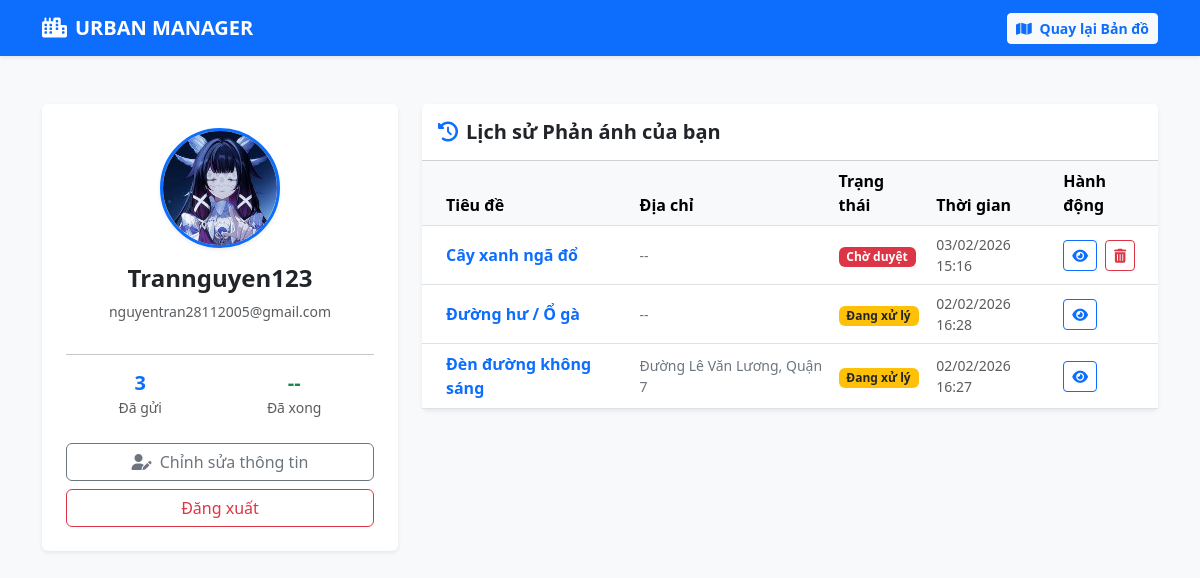
/ho-so-cua-toi/ (signed in), run on the app's committed database.
### maps/models.py (models this page shows, shortened)
class Profile(models.Model):
    user = models.OneToOneField(User, on_delete=models.CASCADE, related_name='profile')
    so_dien_thoai = models.CharField(max_length=15, blank=True, null=True, verbose_name="Số điện thoại")
    avatar = models.ImageField(upload_to='avatars/', default='avatars/default.png', blank=True, null=True, verbose_name="Ảnh đại diện")

class PhanAnh(models.Model):
    tieu_de = models.CharField(max_length=200, verbose_name="Tiêu đề")
    mo_ta = models.TextField(verbose_name="Mô tả chi tiết")
    dia_chi = models.CharField(max_length=255, blank=True, null=True, verbose_name="Địa chỉ/Tên đường")
    du_lieu_toa_do = models.TextField(verbose_name="Danh sách tọa độ")
    hinh_anh = models.ImageField(upload_to='hien_truong/', blank=True, null=True, verbose_name="Ảnh hiện trường")
    thoi_gian = models.DateTimeField(auto_now_add=True, verbose_name="Thời gian gửi")
    TRANG_THAI_CHOICES = [
        ('cho_duyet', 'Chờ duyệt'),
        ('dang_xu_ly', 'Đang xử lý'),
        ('da_xu_ly', 'Đã xử lý xong'),
    ]
    trang_thai = models.CharField(max_length=20, choices=TRANG_THAI_CHOICES, default='cho_duyet', verbose_name="Trạng thái")
    nguoi_gui = models.ForeignKey(User, on_delete=models.SET_NULL, null=True, blank=True)
    class Meta:
        verbose_name = "Tin Phản Ánh"
        verbose_name_plural = "Danh sách Phản Ánh"

### maps/views.py (the view)
# urls.py: path('ho-so-cua-toi/', views.profile, name='profile'),
@login_required
def profile(request):
    danh_sach = PhanAnh.objects.filter(nguoi_gui=request.user).order_by('-id')
    context = {
        'user': request.user,
        'danh_sach': danh_sach,
        'tong_so': danh_sach.count()
    }
    return render(request, 'maps/profile.html', context)

### maps/templates/maps/profile.html (shortened to what this page needs)
<!DOCTYPE html>
<html lang="vi">
<head>
    <link href="https://cdn.jsdelivr.net/npm/bootstrap@5.3.0/dist/css/bootstrap.min.css" rel="stylesheet">
    <link rel="stylesheet" href="https://cdnjs.cloudflare.com/ajax/libs/font-awesome/6.4.0/css/all.min.css">
</head>
<body class="bg-light">
    <nav class="navbar navbar-expand-lg navbar-dark bg-primary shadow-sm">
        <div class="container">
            <a class="navbar-brand fw-bold" href="{% url 'home' %}"><i class="fas fa-city me-2"></i>URBAN MANAGER</a>
            <div class="ms-auto">
                <a href="{% url 'map_home' %}" class="btn btn-light btn-sm fw-bold text-primary">
                    <i class="fas fa-map me-1"></i> Quay lại Bản đồ
                </a>
            </div>
        </div>
    </nav>
    <div class="container py-5">
        <div class="row">
            <div class="col-md-4 mb-4">
                <div class="card border-0 shadow-sm text-center p-4">
                    <div class="mb-3 d-flex justify-content-center">
                        {% if user.profile.avatar %}
                            <img src="{{ user.profile.avatar.url }}" class="rounded-circle border border-3 border-primary shadow-sm" style="width: 120px; height: 120px; object-fit: cover;">
                        {% else %}
                            <div class="rounded-circle bg-primary text-white d-flex align-items-center justify-content-center mx-auto shadow-sm" style="width: 120px; height: 120px; font-size: 50px;">
                                {{ user.username|slice:":1"|upper }}
                            </div>
                        {% endif %}
                    </div>
                    <h4 class="fw-bold">{{ user.username }}</h4>
                    <p class="text-muted small">{{ user.email|default:"Chưa cập nhật email" }}</p>
                    <hr>
                    <div class="d-flex justify-content-around text-center">
                        <div>
                            <h5 class="fw-bold text-primary mb-0">{{ tong_so }}</h5>
                            <small class="text-muted">Đã gửi</small>
                        </div>
                        <div>
                            <h5 class="fw-bold text-success mb-0">--</h5>
                            <small class="text-muted">Đã xong</small>
                        </div>
                    </div>
                    <div class="mt-4">
                        <a href="{% url 'edit_profile' %}" class="btn btn-outline-secondary w-100 mb-2">
                            <i class="fas fa-user-edit me-1"></i> Chỉnh sửa thông tin
                        </a>
                        <a href="{% url 'logout' %}" class="btn btn-outline-danger w-100">Đăng xuất</a>
                    </div>
                </div>
            </div>
            <div class="col-md-8">
                <div class="card border-0 shadow-sm">
                    <div class="card-header bg-white py-3">
                        <h5 class="mb-0 fw-bold"><i class="fas fa-history me-2 text-primary"></i>Lịch sử Phản ánh của bạn</h5>
                    </div>
                    <div class="card-body p-0">
                        <div class="table-responsive">
                            <table class="table table-hover mb-0 align-middle">
                                <thead class="table-light">
                                    <tr>
                                        <th class="ps-4">Tiêu đề</th>
                                        <th>Địa chỉ</th>
                                        <th>Trạng thái</th>
                                        <th>Thời gian</th>
                                        <th>Hành động</th>
                                    </tr>
                                </thead>
                                <tbody>
                                    {% for item in danh_sach %}
                                    <tr>
                                        <td class="ps-4 fw-bold text-primary">{{ item.tieu_de }}</td>
                                        <td class="text-secondary small">
                                            {{ item.dia_chi|default:"--"|truncatechars:30 }}
                                        </td>
                                        <td>
                                            {% if item.trang_thai == 'cho_duyet' %}
                                                <span class="badge bg-danger">Chờ duyệt</span>
                                            {% elif item.trang_thai == 'dang_xu_ly' %}
                                                <span class="badge bg-warning text-dark">Đang xử lý</span>
                                            {% else %}
                                                <span class="badge bg-success">Đã xong</span>
                                            {% endif %}
                                        </td>
                                        <td class="text-muted small">
                                            {{ item.thoi_gian|date:"d/m/Y H:i" }}
                                        </td>
                                        <td class="text-nowrap">
                                            <a href="{% url 'chi_tiet' item.id %}" class="btn btn-sm btn-outline-primary" title="Xem chi tiết">
                                                <i class="fas fa-eye"></i>
                                            </a>
                                            {% if item.trang_thai == 'cho_duyet' %}
                                                <a href="{% url 'xoa_phan_anh' item.id %}"
                                                   class="btn btn-sm btn-outline-danger ms-1"
                                                   title="Xóa phản ánh này"
                                                   onclick="return confirm('⚠️ CẢNH BÁO: Bạn có chắc chắn muốn xóa phản ánh này không? Hành động này không thể hoàn tác!');">
                                                    <i class="fas fa-trash-alt"></i>
                                                </a>
                                            {% endif %}
                                        </td>
                                    </tr>
                                    {% empty %}
                                    <tr>
                                        <td colspan="5" class="text-center py-4 text-muted">
                                            Bạn chưa gửi phản ánh nào.
                                        </td>
                                    </tr>
                                    {% endfor %}
                                </tbody>
                            </table>
                        </div>
                    </div>
                </div>
            </div>
        </div>
    </div>
</body>
</html>

### data on the page
PhanAnh: tieu_de "Cây xanh ngã đổ", dia_chi "--", trang_thai "Chờ duyệt", thoi_gian "03/02/2026 15:16"
PhanAnh: tieu_de "Đường hư / Ổ gà", dia_chi "--", trang_thai "Đang xử lý", thoi_gian "02/02/2026 16:28"
PhanAnh: tieu_de "Đèn đường không sáng", dia_chi "Đường Lê Văn Lương, Quận 7", trang_thai "Đang xử lý", thoi_gian "02/02/2026 16:27"

### other printed values
{{ user.username }} "Trannguyen123"
{{ user.email|default:"Chưa cập nhật email" }} "nguyentran28112005@gmail.com"
{{ tong_so }} "3"
